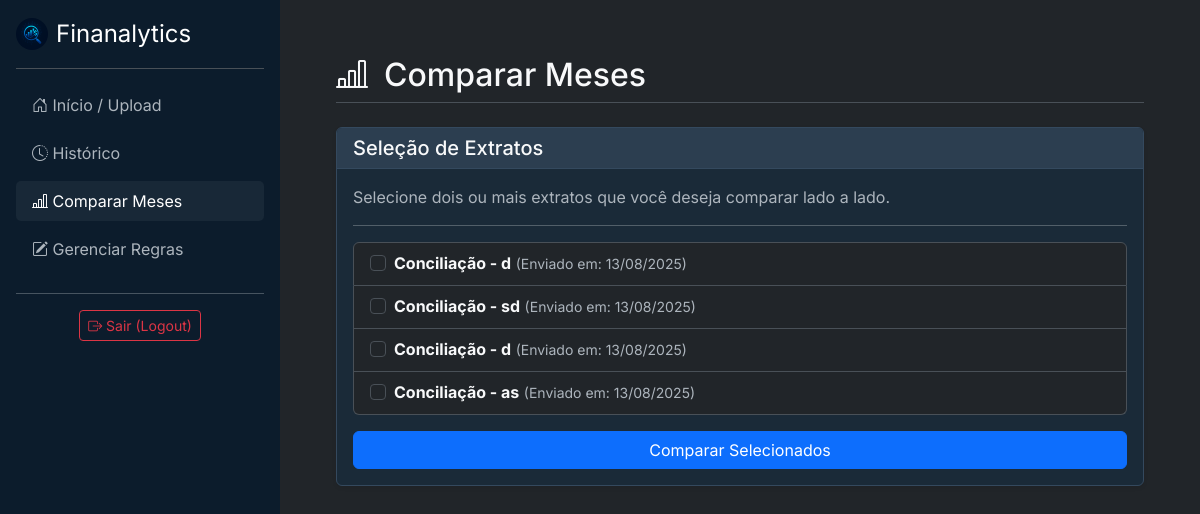
/comparar/ (signed in), run on the app's committed database.
### analisador/models.py (models this page shows, shortened)
class Extrato(models.Model):
    usuario = models.ForeignKey(User, on_delete=models.CASCADE)
    mes_referencia = models.CharField(max_length=50, help_text="Ex: Julho/2025")
    data_upload = models.DateTimeField(auto_now_add=True) # Salva a data do upload automaticamente

### analisador/views.py (the view, shortened to what this page needs)
# urls.py: path('comparar/', views.comparar_extratos, name='comparar'),
@login_required
def comparar_extratos(request):
    extratos = Extrato.objects.filter(usuario=request.user).order_by('-data_upload')
    contexto = {
        'extratos': extratos,
        'active_page': 'comparar'
    }
    return render(request, 'analisador/comparar.html', contexto)

### analisador/templates/analisador/comparar.html (shortened to what this page needs)
{% extends 'analisador/base.html' %}
{% block content %}
    <div class="d-flex justify-content-between align-items-center mb-4 pb-2 border-bottom">
        <h1 class="h2 mb-0"><i class="bi bi-bar-chart-line me-3"></i>Comparar Meses</h1>
    </div>
    <div class="card shadow-sm">
        <div class="card-header">
            <h5 class="card-title mb-0">Seleção de Extratos</h5>
        </div>
        <div class="card-body">
            <p class="card-text text-muted">Selecione dois ou mais extratos que você deseja comparar lado a lado.</p>
            <hr>
            <form method="POST">
                {% if extratos %}
                    <ul class="list-group mb-3">
                        {% for extrato in extratos %}
                            <li class="list-group-item">
                                <div class="form-check">
                                    <input class="form-check-input" type="checkbox" name="extratos_selecionados" value="{{ extrato.id }}" id="extrato-{{ extrato.id }}">
                                    <label class="form-check-label" for="extrato-{{ extrato.id }}">
                                        <strong>{{ extrato.mes_referencia }}</strong>
                                        <small class="text-muted">(Enviado em: {{ extrato.data_upload|date:"d/m/Y" }})</small>
                                    </label>
                                </div>
                            </li>
                        {% endfor %}
                    </ul>
                    <button type="submit" class="btn btn-primary w-100">Comparar Selecionados</button>
                {% else %}
                    <p class="text-center text-muted">Você precisa ter pelo menos dois extratos enviados para poder comparar. <a href="{% url 'home' %}">Faça um novo upload</a>.</p>
                {% endif %}
            </form>
        </div>
    </div>
{% endblock %}

### static/css/custom.css (style rules this page uses)
:root { --bs-dark-rgb: 4, 28, 50; --bs-body-color: #f8f9fa; --bs-secondary-color: #adb5bd; --bs-primary: #0d6efd; --verde-sucesso: #198754; --vermelho-perigo: #dc3545; --amarelo-alerta: #ffc107; }
body { font-family: 'Inter', sans-serif; }
.card { background-color: #1a2a38; border: 1px solid #34495e; }
.card-header { background-color: #2c3e50; border-bottom: 1px solid #34495e; }

### data on the page
Extrato: mes_referencia "Conciliação - d", data_upload "13/08/2025"
Extrato: mes_referencia "Conciliação - sd", data_upload "13/08/2025"
Extrato: mes_referencia "Conciliação - d", data_upload "13/08/2025"
Extrato: mes_referencia "Conciliação - as", data_upload "13/08/2025"
